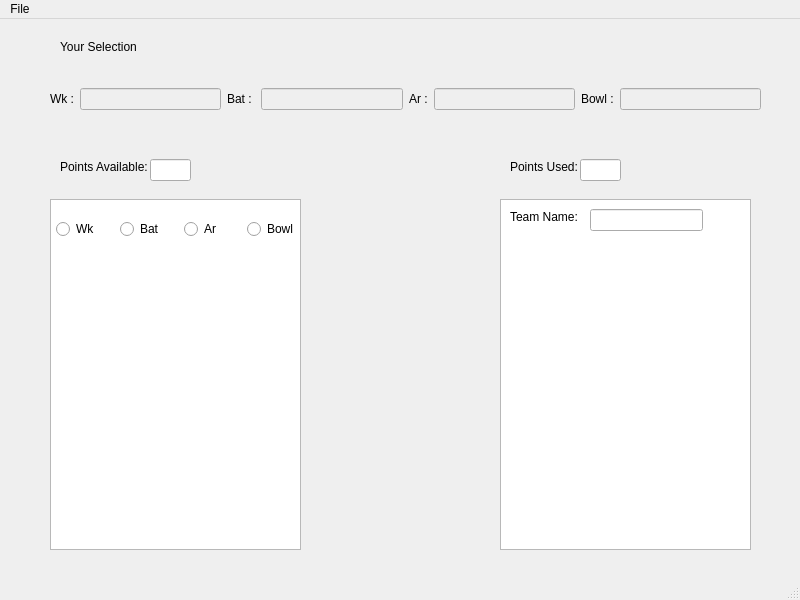
<?xml version="1.0" encoding="UTF-8"?>
<ui version="4.0">
 <class>MainWindow</class>
 <widget class="QMainWindow" name="MainWindow">
  <property name="geometry">
   <rect>
    <x>0</x>
    <y>0</y>
    <width>800</width>
    <height>600</height>
   </rect>
  </property>
  <property name="windowTitle">
   <string>MainWindow</string>
  </property>
  <widget class="QWidget" name="centralwidget">
   <widget class="QPlainTextEdit" name="Selection_box">
    <property name="geometry">
     <rect>
      <x>50</x>
      <y>180</y>
      <width>251</width>
      <height>351</height>
     </rect>
    </property>
   </widget>
   <widget class="QPlainTextEdit" name="Selected_box">
    <property name="geometry">
     <rect>
      <x>500</x>
      <y>180</y>
      <width>251</width>
      <height>351</height>
     </rect>
    </property>
   </widget>
   <widget class="QLineEdit" name="Credits_a">
    <property name="geometry">
     <rect>
      <x>150</x>
      <y>140</y>
      <width>41</width>
      <height>22</height>
     </rect>
    </property>
   </widget>
   <widget class="QLabel" name="Team_Name">
    <property name="geometry">
     <rect>
      <x>510</x>
      <y>190</y>
      <width>71</width>
      <height>16</height>
     </rect>
    </property>
    <property name="text">
     <string>Team Name:</string>
    </property>
   </widget>
   <widget class="QLineEdit" name="Name_display">
    <property name="geometry">
     <rect>
      <x>590</x>
      <y>190</y>
      <width>113</width>
      <height>22</height>
     </rect>
    </property>
   </widget>
   <widget class="QLabel" name="Points_Available">
    <property name="geometry">
     <rect>
      <x>60</x>
      <y>140</y>
      <width>91</width>
      <height>16</height>
     </rect>
    </property>
    <property name="text">
     <string>Points Available:</string>
    </property>
   </widget>
   <widget class="QLabel" name="Your_Selection">
    <property name="geometry">
     <rect>
      <x>60</x>
      <y>20</y>
      <width>81</width>
      <height>16</height>
     </rect>
    </property>
    <property name="text">
     <string>Your Selection</string>
    </property>
   </widget>
   <widget class="QLineEdit" name="Credits_u">
    <property name="geometry">
     <rect>
      <x>580</x>
      <y>140</y>
      <width>41</width>
      <height>22</height>
     </rect>
    </property>
   </widget>
   <widget class="QLabel" name="Points_used">
    <property name="geometry">
     <rect>
      <x>510</x>
      <y>140</y>
      <width>71</width>
      <height>16</height>
     </rect>
    </property>
    <property name="text">
     <string>Points Used:</string>
    </property>
   </widget>
   <widget class="QWidget" name="horizontalLayoutWidget">
    <property name="geometry">
     <rect>
      <x>50</x>
      <y>40</y>
      <width>711</width>
      <height>80</height>
     </rect>
    </property>
    <layout class="QHBoxLayout" name="horizontalLayout">
     <item>
      <widget class="QLabel" name="Wk_label">
       <property name="text">
        <string>Wk :</string>
       </property>
      </widget>
     </item>
     <item>
      <widget class="QLineEdit" name="Wk_le">
       <property name="enabled">
        <bool>false</bool>
       </property>
      </widget>
     </item>
     <item>
      <widget class="QLabel" name="Bat_label">
       <property name="text">
        <string>Bat : </string>
       </property>
      </widget>
     </item>
     <item>
      <widget class="QLineEdit" name="Bat_le">
       <property name="enabled">
        <bool>false</bool>
       </property>
      </widget>
     </item>
     <item>
      <widget class="QLabel" name="Ar_label">
       <property name="text">
        <string>Ar :</string>
       </property>
      </widget>
     </item>
     <item>
      <widget class="QLineEdit" name="Ar_le">
       <property name="enabled">
        <bool>false</bool>
       </property>
      </widget>
     </item>
     <item>
      <widget class="QLabel" name="Bowl_label">
       <property name="text">
        <string>Bowl :</string>
       </property>
      </widget>
     </item>
     <item>
      <widget class="QLineEdit" name="Bowl_le">
       <property name="enabled">
        <bool>false</bool>
       </property>
      </widget>
     </item>
    </layout>
   </widget>
   <widget class="QRadioButton" name="radioButton_5">
    <property name="geometry">
     <rect>
      <x>184</x>
      <y>200</y>
      <width>57</width>
      <height>20</height>
     </rect>
    </property>
    <property name="text">
     <string>Ar</string>
    </property>
   </widget>
   <widget class="QRadioButton" name="radioButton_6">
    <property name="geometry">
     <rect>
      <x>56</x>
      <y>200</y>
      <width>58</width>
      <height>20</height>
     </rect>
    </property>
    <property name="text">
     <string>Wk</string>
    </property>
   </widget>
   <widget class="QRadioButton" name="radioButton_7">
    <property name="geometry">
     <rect>
      <x>247</x>
      <y>200</y>
      <width>58</width>
      <height>20</height>
     </rect>
    </property>
    <property name="text">
     <string>Bowl</string>
    </property>
   </widget>
   <widget class="QRadioButton" name="radioButton_8">
    <property name="geometry">
     <rect>
      <x>120</x>
      <y>200</y>
      <width>58</width>
      <height>20</height>
     </rect>
    </property>
    <property name="text">
     <string>Bat</string>
    </property>
   </widget>
  </widget>
  <widget class="QMenuBar" name="menubar">
   <property name="geometry">
    <rect>
     <x>0</x>
     <y>0</y>
     <width>800</width>
     <height>22</height>
    </rect>
   </property>
   <widget class="QMenu" name="menuFile">
    <property name="title">
     <string>File</string>
    </property>
    <addaction name="actionNew_Team"/>
    <addaction name="actionSave_Team"/>
    <addaction name="actionEvaluate_Team"/>
    <addaction name="actionOpen_Team"/>
   </widget>
   <addaction name="menuFile"/>
  </widget>
  <widget class="QStatusBar" name="statusbar"/>
  <action name="actionNew_Team">
   <property name="text">
    <string>New Team</string>
   </property>
  </action>
  <action name="actionSave_Team">
   <property name="text">
    <string>Save Team</string>
   </property>
  </action>
  <action name="actionEvaluate_Team">
   <property name="text">
    <string>Evaluate Team</string>
   </property>
  </action>
  <action name="actionOpen_Team">
   <property name="text">
    <string>Open Team</string>
   </property>
  </action>
 </widget>
 <resources/>
 <connections/>
</ui>
